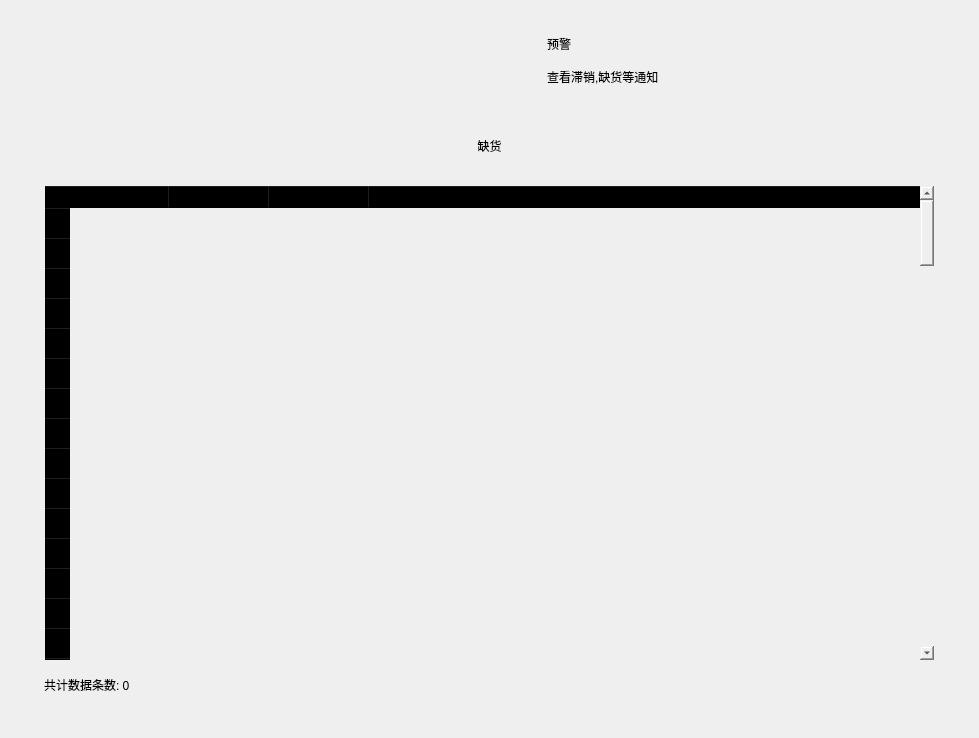
<?xml version="1.0" encoding="UTF-8"?>
<ui version="4.0">
 <class>Form</class>
 <widget class="QWidget" name="Form">
  <property name="geometry">
   <rect>
    <x>0</x>
    <y>0</y>
    <width>979</width>
    <height>738</height>
   </rect>
  </property>
  <property name="windowTitle">
   <string>Form</string>
  </property>
  <layout class="QVBoxLayout" name="verticalLayout">
   <item>
    <widget class="SmoothScrollArea" name="SmoothScrollArea">
     <property name="styleSheet">
      <string notr="true">background-color: rgba(0, 0, 0, 0);</string>
     </property>
     <property name="frameShape">
      <enum>QFrame::NoFrame</enum>
     </property>
     <property name="widgetResizable">
      <bool>true</bool>
     </property>
     <widget class="QWidget" name="scrollAreaWidgetContents">
      <property name="geometry">
       <rect>
        <x>0</x>
        <y>0</y>
        <width>961</width>
        <height>720</height>
       </rect>
      </property>
      <property name="styleSheet">
       <string notr="true">background-color: rgba(0, 0, 0, 0);</string>
      </property>
      <layout class="QVBoxLayout" name="verticalLayout_6">
       <item>
        <widget class="SimpleCardWidget" name="SimpleCardWidget">
         <layout class="QHBoxLayout" name="horizontalLayout_3">
          <property name="spacing">
           <number>15</number>
          </property>
          <property name="leftMargin">
           <number>15</number>
          </property>
          <property name="topMargin">
           <number>15</number>
          </property>
          <property name="rightMargin">
           <number>15</number>
          </property>
          <property name="bottomMargin">
           <number>15</number>
          </property>
          <item>
           <widget class="IconWidget" name="IconWidget">
            <property name="sizePolicy">
             <sizepolicy hsizetype="Maximum" vsizetype="Maximum">
              <horstretch>0</horstretch>
              <verstretch>0</verstretch>
             </sizepolicy>
            </property>
            <property name="minimumSize">
             <size>
              <width>36</width>
              <height>36</height>
             </size>
            </property>
            <property name="maximumSize">
             <size>
              <width>84</width>
              <height>84</height>
             </size>
            </property>
            <property name="icon">
             <iconset resource="../resource.qrc">
              <normaloff>:/icons/images/icons/brake_warning.svg</normaloff>:/icons/images/icons/brake_warning.svg</iconset>
            </property>
           </widget>
          </item>
          <item>
           <widget class="VerticalSeparator" name="VerticalSeparator"/>
          </item>
          <item>
           <layout class="QVBoxLayout" name="verticalLayout_14">
            <item>
             <widget class="LargeTitleLabel" name="LargeTitleLabel">
              <property name="sizePolicy">
               <sizepolicy hsizetype="Preferred" vsizetype="Fixed">
                <horstretch>0</horstretch>
                <verstretch>0</verstretch>
               </sizepolicy>
              </property>
              <property name="text">
               <string>预警</string>
              </property>
             </widget>
            </item>
            <item>
             <widget class="BodyLabel" name="BodyLabel_7">
              <property name="sizePolicy">
               <sizepolicy hsizetype="Preferred" vsizetype="Fixed">
                <horstretch>0</horstretch>
                <verstretch>0</verstretch>
               </sizepolicy>
              </property>
              <property name="text">
               <string>查看滞销,缺货等通知</string>
              </property>
              <property name="lightColor" stdset="0">
               <color>
                <red>96</red>
                <green>96</green>
                <blue>96</blue>
               </color>
              </property>
             </widget>
            </item>
           </layout>
          </item>
         </layout>
        </widget>
       </item>
       <item>
        <widget class="SegmentedWidget" name="SegmentedWidget"/>
       </item>
       <item>
        <widget class="OpacityAniStackedWidget" name="OpacityAniStackedWidget">
         <property name="currentIndex">
          <number>1</number>
         </property>
         <widget class="QWidget" name="page">
          <layout class="QVBoxLayout" name="verticalLayout_2">
           <item>
            <widget class="CardWidget" name="CardWidget">
             <layout class="QVBoxLayout" name="verticalLayout_5">
              <property name="spacing">
               <number>15</number>
              </property>
              <property name="leftMargin">
               <number>15</number>
              </property>
              <property name="topMargin">
               <number>15</number>
              </property>
              <property name="rightMargin">
               <number>15</number>
              </property>
              <property name="bottomMargin">
               <number>15</number>
              </property>
              <item>
               <widget class="SubtitleLabel" name="SubtitleLabel">
                <property name="text">
                 <string>滞销</string>
                </property>
                <property name="alignment">
                 <set>Qt::AlignCenter</set>
                </property>
               </widget>
              </item>
              <item>
               <widget class="HorizontalSeparator" name="HorizontalSeparator"/>
              </item>
              <item>
               <widget class="TableWidget" name="TableWidget">
                <property name="sizePolicy">
                 <sizepolicy hsizetype="Expanding" vsizetype="Expanding">
                  <horstretch>0</horstretch>
                  <verstretch>0</verstretch>
                 </sizepolicy>
                </property>
                <property name="rowCount">
                 <number>100</number>
                </property>
                <attribute name="horizontalHeaderShowSortIndicator" stdset="0">
                 <bool>true</bool>
                </attribute>
                <attribute name="horizontalHeaderStretchLastSection">
                 <bool>true</bool>
                </attribute>
                <row/>
                <row/>
                <row/>
                <row/>
                <row/>
                <row/>
                <row/>
                <row/>
                <row/>
                <row/>
                <row/>
                <row/>
                <row/>
                <row/>
                <row/>
                <row/>
                <row/>
                <row/>
                <row/>
                <row/>
                <row/>
                <row/>
                <row/>
                <row/>
                <row/>
                <row/>
                <row/>
                <row/>
                <row/>
                <row/>
                <row/>
                <row/>
                <row/>
                <row/>
                <row/>
                <row/>
                <row/>
                <row/>
                <row/>
                <row/>
                <row/>
                <row/>
                <row/>
                <row/>
                <row/>
                <row/>
                <row/>
                <row/>
                <row/>
                <row/>
                <row/>
                <row/>
                <row/>
                <row/>
                <row/>
                <row/>
                <row/>
                <row/>
                <row/>
                <row/>
                <row/>
                <row/>
                <row/>
                <row/>
                <row/>
                <row/>
                <row/>
                <row/>
                <row/>
                <row/>
                <row/>
                <row/>
                <row/>
                <row/>
                <row/>
                <row/>
                <row/>
                <row/>
                <row/>
                <row/>
                <row/>
                <row/>
                <row/>
                <row/>
                <row/>
                <row/>
                <row/>
                <row/>
                <row/>
                <row/>
                <row/>
                <row/>
                <row/>
                <row/>
                <row/>
                <row/>
                <row/>
                <row/>
                <row/>
                <row/>
                <column>
                 <property name="text">
                  <string>名称</string>
                 </property>
                </column>
                <column>
                 <property name="text">
                  <string>品牌</string>
                 </property>
                </column>
                <column>
                 <property name="text">
                  <string>数量</string>
                 </property>
                </column>
                <column>
                 <property name="text">
                  <string>批次</string>
                 </property>
                </column>
                <column>
                 <property name="text">
                  <string>进货时间</string>
                 </property>
                </column>
               </widget>
              </item>
              <item>
               <widget class="StrongBodyLabel" name="StrongBodyLabel">
                <property name="text">
                 <string>共计数据条数: 0</string>
                </property>
               </widget>
              </item>
             </layout>
            </widget>
           </item>
          </layout>
         </widget>
         <widget class="QWidget" name="page_2">
          <layout class="QVBoxLayout" name="verticalLayout_4">
           <item>
            <widget class="CardWidget" name="CardWidget_2">
             <layout class="QVBoxLayout" name="verticalLayout_3">
              <property name="spacing">
               <number>15</number>
              </property>
              <property name="leftMargin">
               <number>15</number>
              </property>
              <property name="topMargin">
               <number>15</number>
              </property>
              <property name="rightMargin">
               <number>15</number>
              </property>
              <property name="bottomMargin">
               <number>15</number>
              </property>
              <item>
               <widget class="SubtitleLabel" name="SubtitleLabel_2">
                <property name="text">
                 <string>缺货</string>
                </property>
                <property name="alignment">
                 <set>Qt::AlignCenter</set>
                </property>
               </widget>
              </item>
              <item>
               <widget class="HorizontalSeparator" name="HorizontalSeparator_2"/>
              </item>
              <item>
               <widget class="TableWidget" name="TableWidget_2">
                <property name="sizePolicy">
                 <sizepolicy hsizetype="Expanding" vsizetype="Expanding">
                  <horstretch>0</horstretch>
                  <verstretch>0</verstretch>
                 </sizepolicy>
                </property>
                <property name="rowCount">
                 <number>100</number>
                </property>
                <attribute name="horizontalHeaderShowSortIndicator" stdset="0">
                 <bool>true</bool>
                </attribute>
                <attribute name="horizontalHeaderStretchLastSection">
                 <bool>true</bool>
                </attribute>
                <row/>
                <row/>
                <row/>
                <row/>
                <row/>
                <row/>
                <row/>
                <row/>
                <row/>
                <row/>
                <row/>
                <row/>
                <row/>
                <row/>
                <row/>
                <row/>
                <row/>
                <row/>
                <row/>
                <row/>
                <row/>
                <row/>
                <row/>
                <row/>
                <row/>
                <row/>
                <row/>
                <row/>
                <row/>
                <row/>
                <row/>
                <row/>
                <row/>
                <row/>
                <row/>
                <row/>
                <row/>
                <row/>
                <row/>
                <row/>
                <row/>
                <row/>
                <row/>
                <row/>
                <row/>
                <row/>
                <row/>
                <row/>
                <row/>
                <row/>
                <row/>
                <row/>
                <row/>
                <row/>
                <row/>
                <row/>
                <row/>
                <row/>
                <row/>
                <row/>
                <row/>
                <row/>
                <row/>
                <row/>
                <row/>
                <row/>
                <row/>
                <row/>
                <row/>
                <row/>
                <row/>
                <row/>
                <row/>
                <row/>
                <row/>
                <row/>
                <row/>
                <row/>
                <row/>
                <row/>
                <row/>
                <row/>
                <row/>
                <row/>
                <row/>
                <row/>
                <row/>
                <row/>
                <row/>
                <row/>
                <row/>
                <row/>
                <row/>
                <row/>
                <row/>
                <row/>
                <row/>
                <row/>
                <row/>
                <row/>
                <column>
                 <property name="text">
                  <string>名称</string>
                 </property>
                </column>
                <column>
                 <property name="text">
                  <string>品牌</string>
                 </property>
                </column>
                <column>
                 <property name="text">
                  <string>数量</string>
                 </property>
                </column>
                <column>
                 <property name="text">
                  <string>上次进货时间</string>
                 </property>
                </column>
               </widget>
              </item>
              <item>
               <widget class="StrongBodyLabel" name="StrongBodyLabel_2">
                <property name="text">
                 <string>共计数据条数: 0</string>
                </property>
               </widget>
              </item>
             </layout>
            </widget>
           </item>
          </layout>
         </widget>
        </widget>
       </item>
      </layout>
     </widget>
    </widget>
   </item>
  </layout>
 </widget>
 <customwidgets>
  <customwidget>
   <class>IconWidget</class>
   <extends>QWidget</extends>
   <header>qfluentwidgets</header>
  </customwidget>
  <customwidget>
   <class>HorizontalSeparator</class>
   <extends>QWidget</extends>
   <header>qfluentwidgets</header>
  </customwidget>
  <customwidget>
   <class>VerticalSeparator</class>
   <extends>QWidget</extends>
   <header>qfluentwidgets</header>
  </customwidget>
  <customwidget>
   <class>CardWidget</class>
   <extends>QFrame</extends>
   <header>qfluentwidgets</header>
   <container>1</container>
  </customwidget>
  <customwidget>
   <class>SimpleCardWidget</class>
   <extends>CardWidget</extends>
   <header>qfluentwidgets</header>
   <container>1</container>
  </customwidget>
  <customwidget>
   <class>SmoothScrollArea</class>
   <extends>QScrollArea</extends>
   <header>qfluentwidgets</header>
   <container>1</container>
  </customwidget>
  <customwidget>
   <class>OpacityAniStackedWidget</class>
   <extends>QStackedWidget</extends>
   <header>qfluentwidgets</header>
   <container>1</container>
  </customwidget>
  <customwidget>
   <class>BodyLabel</class>
   <extends>QLabel</extends>
   <header>qfluentwidgets</header>
  </customwidget>
  <customwidget>
   <class>StrongBodyLabel</class>
   <extends>QLabel</extends>
   <header>qfluentwidgets</header>
  </customwidget>
  <customwidget>
   <class>SubtitleLabel</class>
   <extends>QLabel</extends>
   <header>qfluentwidgets</header>
  </customwidget>
  <customwidget>
   <class>LargeTitleLabel</class>
   <extends>QLabel</extends>
   <header>qfluentwidgets</header>
  </customwidget>
  <customwidget>
   <class>Pivot</class>
   <extends>QWidget</extends>
   <header>qfluentwidgets</header>
  </customwidget>
  <customwidget>
   <class>SegmentedWidget</class>
   <extends>Pivot</extends>
   <header>qfluentwidgets</header>
  </customwidget>
  <customwidget>
   <class>TableWidget</class>
   <extends>QTableWidget</extends>
   <header>qfluentwidgets</header>
  </customwidget>
 </customwidgets>
 <resources>
  <include location="../resource.qrc"/>
 </resources>
 <connections/>
</ui>
